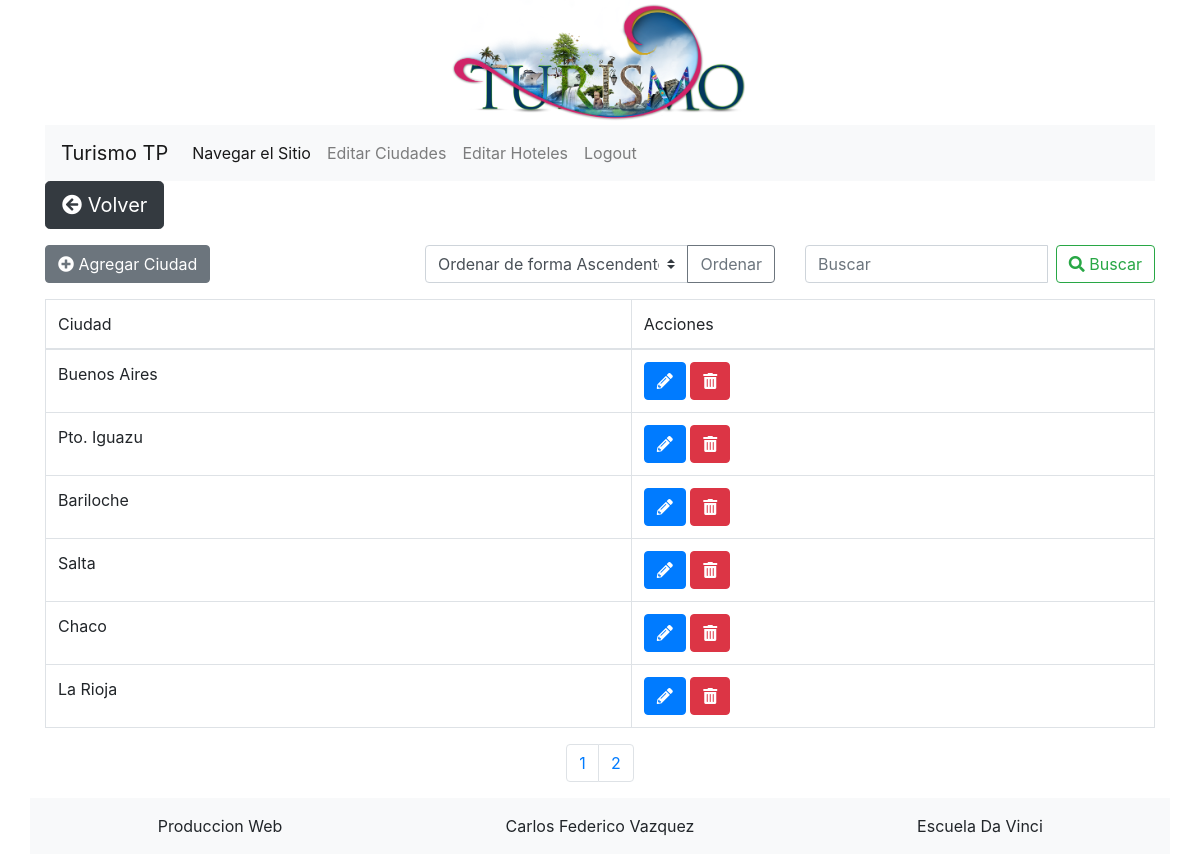
/admin/php/controllers/Ciudad/ABMCiudad.controller.php (signed in), run on the app's committed database.
### tables this page shows
CREATE TABLE `ciudades` (
  `id_ciudad` int(11) NOT NULL,
  `nombre` varchar(30) NOT NULL,
  `imagen` varchar(30) NOT NULL
);

### admin/php/controllers/Ciudad/ABMCiudad.controller.php (called while the page is built, shortened)
<?php
require __DIR__ . '/../../conn.php';
require __DIR__ . '/../../modelos/Ciudad.php';
require __DIR__. '/../../../../header.php';
$ciudad = new Ciudad;
$ciudades= $ciudad->getAll();
$total = $ciudad->getAllCount();
$cuantos = 6;
$botones = ceil($total / $cuantos);
 require __DIR__ . '/../../../views/Ciudad/ABMCiudad.php';
?>

### admin/php/conn.php (called while the page is built)
<?php
class DB {
    public static function getConn(){
        try {
            $db = new PDO('mysql:dbname=turismo;host=localhost;charset=utf8', 'root', '');
        } catch(PDOException $e) {
            $db = null;
            echo '<h1>Error de conexión</h1>';
            exit;
        }
        return $db;
    }
}

### admin/php/modelos/Ciudad.php (called while the page is built, shortened)
<?php
class Ciudad{
private $db;
    public function __construct(){
    $this->db=DB::getConn();
    }
    public function getAll($cuantos = 6)
    {
        $sql = 'SELECT * FROM ciudades ';
            $pagina = $_GET['pagina'] ?? 1;
            $desde = ($pagina -1) * $cuantos;
            $sql .= " limit $cuantos offset $desde";
        $query = $this->db->prepare($sql);
        $query->execute();
        return $query->fetchAll(PDO::FETCH_OBJ);
    }
    public function getAllCount()
    {
        $sql = 'SELECT count(id_ciudad) as total FROM ciudades';
        $query = $this->db->prepare($sql);
        $query->execute();
        return $query->fetch(PDO::FETCH_COLUMN);
    }
}

### admin/views/Ciudad/ABMCiudad.php (the view, shortened to what this page needs)
<!DOCTYPE html>
<html lang="en">
<head>
    <link rel="stylesheet" href="https://stackpath.bootstrapcdn.com/bootstrap/4.5.2/css/bootstrap.min.css">
    <link rel="stylesheet" href="https://cdnjs.cloudflare.com/ajax/libs/font-awesome/5.15.1/css/all.min.css">
    <link rel="stylesheet" href="/TP2-Turismo/css/estilos.css">
</head>
<body>
    <div class="container">
                    <button type="button" class="btn btn-dark btn-lg">
                             <i class="fas fa-arrow-circle-left"></i>
                            <a class="volver" href="<?=$_SERVER["HTTP_REFERER"]?>">Volver</a>
                    </button>
                    <div class="row my-3">
                        <div class=" col-4">
                            <a href="/TP2-Turismo/admin/views/Ciudad/addCiudad.php" class="btn btn-secondary"><i class="fas fa-plus-circle"></i> Agregar Ciudad</span></a></td>
                        </div>
                        <div class=" col-4 text-center ">
                            <form action="/TP2-Turismo/admin/php/controllers/Ciudad/ABMCiudad.controller.php" method="GET">
                                <div class="input-group">
                                    <select class="custom-select" name="orden">
                                         <option value="asc" selected>Ordenar de forma Ascendente</option>
                                    </select>
                                    <div class="input-group-append">
                                        <button class="btn btn-outline-secondary" type="submit">Ordenar</button>
                                    </div>
                                </div>
                          </form>
                        </div>
                        <div class=" col-4">
                           <form class="form-inline my-2 my-lg-0 " method="GET" action="/TP2-Turismo/admin/php/controllers/Ciudad/ABMCiudad.controller.php">
                                <div class="input-group">
                                    <input class="form-control mr-2" type="search" name="busqueda"  placeholder="Buscar" aria-label="Buscar">
                                    <button class="btn btn-outline-success my-2 my-sm-0" type="submit"><i class="fas fa-search"></i> Buscar</button>
                                </div>
                            </form>
                        </div>
                    </div>
                <table class="table table-bordered striped">
                    <thead>
                        <tr>
                            <td>Ciudad</td>
                            <td>Acciones</td>
                        </tr>
                    </thead>
                    <tbody>
                         <?php foreach($ciudades as $ciudad): ?>
                            <tr>
                                <td><?php echo $ciudad->nombre; ?></td>
                                <td>
                                    <a href="/TP2-Turismo/admin/php/controllers/Ciudad/editCiudad.controller.php?id_ciudad=<?php echo $ciudad->id_ciudad?>" class="btn btn-primary"><i class="fas fa-pencil-alt"></i></a>
                                    <a href="/TP2-Turismo/admin/php/controllers/Ciudad/deleteCiudad.controller.php?id_ciudad=<?php echo $ciudad->id_ciudad?>" class="btn btn-danger"><i class="fas fa-trash-alt"></i></a>
                                </td>
                            </tr>
                        <?php endforeach; ?>
                    </tbody>
                </table>
                    <nav aria-label="Page navigation example">
                        <ul class="pagination justify-content-center"><?php for($i =1; $i<=$botones; $i++): ?><li class="page-item"><a class="page-link" href="/TP2-Turismo/admin/php/controllers/Ciudad/ABMCiudad.controller.php?<?php if(isset($_GET['busqueda'])): echo 'busqueda='.$_GET['busqueda'].'&'; endif; if(isset($_GET['orden'])): echo 'orden='.$_GET['orden'].'&'; endif;?>pagina=<?php echo $i;?>"><?php echo $i;?></a></li>
                            <?php endfor;?>
                        </ul>
                    </nav>
    </div>
</body>
</html>
<?php require __DIR__ . '/../../../footer.php';?>

### css/estilos.css (style rules this page uses)
.volver { text-decoration: none; color:white; }
a { color: black; }

### data on the page
ciudades: nombre "Buenos Aires"
ciudades: nombre "Pto. Iguazu"
ciudades: nombre "Bariloche"
ciudades: nombre "Salta"
ciudades: nombre "Chaco"
ciudades: nombre "La Rioja"
